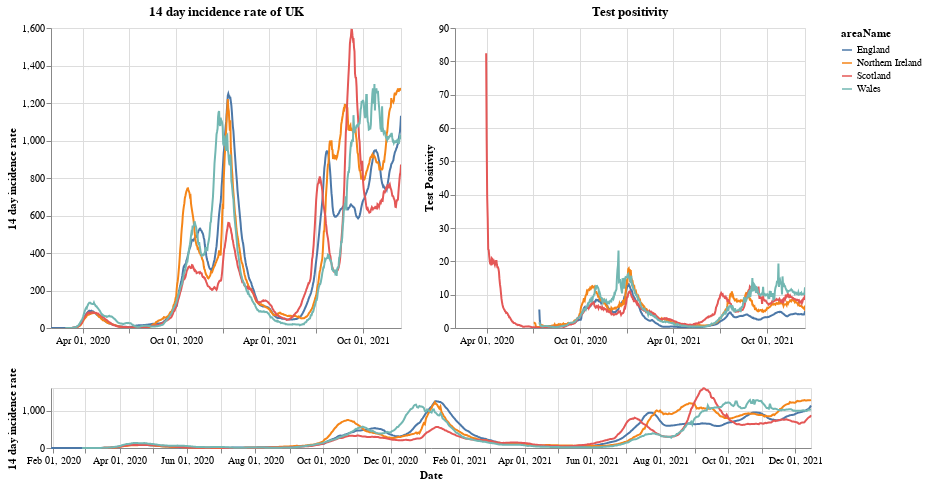

The code cell stored with this chart in its notebook:
### Markdown cell above
# Plots

First a plot with each country in the UK. The top right shows the positivity rate for (which is the percentage of registered tests which were positive) while the top left is the 14 day incidence rate. The bottom chart can be used to select the timeframe (does not work on a mobile device).

### Code cell
#collapse
brush = alt.selection(type='interval', name='DateBrush',encodings=['x'],fields=['Time'])
leg_selection = alt.selection_multi(fields=['areaName'], bind='legend')

base = alt.Chart(uk_cases).mark_line().encode(
    x=alt.X("yearmonthdate(date):T", axis=alt.Axis(title='Date')),
    y=alt.Y("twoWeeklyCasesRate:Q", axis=alt.Axis(title='14 day incidence rate')),
    tooltip=['areaName', 'date','twoWeeklyCasesRate', 'testPositivity'],
    color='areaName',
    opacity=alt.condition(leg_selection, alt.value(2), alt.value(0.1))
).add_selection(leg_selection).properties(width=350)

upper = base.encode(alt.X('yearmonthdate(date):T', axis=alt.Axis(title=''),
                         scale=alt.Scale(domain=brush))
                   ).properties(title=f'14 day incidence rate of UK')
upper_right = upper.encode(alt.Y('testPositivity:Q', axis=alt.Axis(title='Test Positivity'))).properties(title='Test positivity')
lower = base.properties(height=60, width = 760).add_selection(brush)

(upper | upper_right) & lower

### Figure 1 — Vega-Lite specification as saved in the notebook (floating-point values rounded to 4 significant figures; data arrays with more than 128 entries replaced by an {"elided": "..."} marker saying what was removed)
{"config": {"view": {"continuousWidth": 400, "continuousHeight": 300}}, "vconcat": [{"hconcat": [{"mark": "line", "encoding": {"color": {"type": "nominal", "field": "areaName"}, "opacity": {"condition": {"value": 2, "selection": "selector001"}, "value": 0.1}, "tooltip": [{"type": "nominal", "field": "areaName"}, {"type": "temporal", "field": "date"}, {"type": "quantitative", "field": "twoWeeklyCasesRate"}, {"type": "quantitative", "field": "testPositivity"}], "x": {"type": "temporal", "axis": {"title": ""}, "field": "date", "scale": {"domain": {"selection": "DateBrush"}}, "timeUnit": "yearmonthdate"}, "y": {"type": "quantitative", "axis": {"title": "14 day incidence rate"}, "field": "twoWeeklyCasesRate"}}, "selection": {"selector001": {"type": "multi", "fields": ["areaName"], "bind": "legend"}}, "title": "14 day incidence rate of UK", "width": 350}, {"mark": "line", "encoding": {"color": {"type": "nominal", "field": "areaName"}, "opacity": {"condition": {"value": 2, "selection": "selector001"}, "value": 0.1}, "tooltip": [{"type": "nominal", "field": "areaName"}, {"type": "temporal", "field": "date"}, {"type": "quantitative", "field": "twoWeeklyCasesRate"}, {"type": "quantitative", "field": "testPositivity"}], "x": {"type": "temporal", "axis": {"title": ""}, "field": "date", "scale": {"domain": {"selection": "DateBrush"}}, "timeUnit": "yearmonthdate"}, "y": {"type": "quantitative", "axis": {"title": "Test Positivity"}, "field": "testPositivity"}}, "selection": {"selector001": {"type": "multi", "fields": ["areaName"], "bind": "legend"}}, "title": "Test positivity", "width": 350}]}, {"mark": "line", "encoding": {"color": {"type": "nominal", "field": "areaName"}, "opacity": {"condition": {"value": 2, "selection": "selector001"}, "value": 0.1}, "tooltip": [{"type": "nominal", "field": "areaName"}, {"type": "temporal", "field": "date"}, {"type": "quantitative", "field": "twoWeeklyCasesRate"}, {"type": "quantitative", "field": "testPositivity"}], "x": {"type": "temporal", "axis": {"title": "Date"}, "field": "date", "timeUnit": "yearmonthdate"}, "y": {"type": "quantitative", "axis": {"title": "14 day incidence rate"}, "field": "twoWeeklyCasesRate"}}, "height": 60, "selection": {"selector001": {"type": "multi", "fields": ["areaName"], "bind": "legend"}, "DateBrush": {"type": "interval", "encodings": ["x"], "fields": ["Time"]}}, "width": 760}], "data": {"name": "data-75f79d96b172d67d028e550a924d939f"}, "$schema": "https://vega.github.io/schema/vega-lite/v4.8.1.json", "datasets": {"data-75f79d96b172d67d028e550a924d939f": {"elided": "2652 records"}}}
